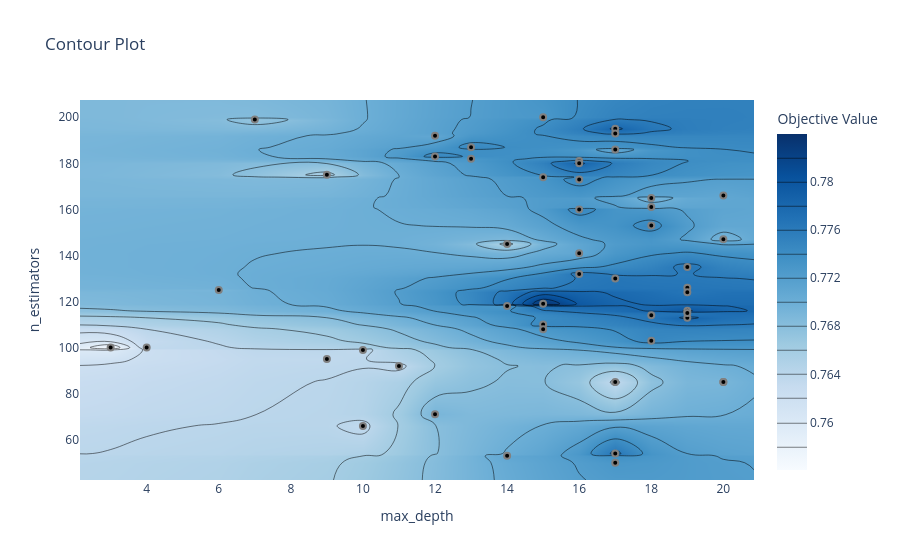

The notebook cell this image was saved under:
### Code cell
# 4. Contour Plot
plot_contour(study).show()

### Figure 1 — Plotly figure (JSON) as saved in the notebook; plotly's stock layout.template omitted (floating-point values rounded to 4 significant figures; data arrays with more than 128 entries replaced by an {"elided": "..."} marker saying what was removed)
{"data": [{"colorbar": {"title": {"text": "Objective Value"}}, "colorscale": [[0, "rgb(247,251,255)"], [0.125, "rgb(222,235,247)"], [0.25, "rgb(198,219,239)"], [0.375, "rgb(158,202,225)"], [0.5, "rgb(107,174,214)"], [0.625, "rgb(66,146,198)"], [0.75, "rgb(33,113,181)"], [0.875, "rgb(8,81,156)"], [1, "rgb(8,48,107)"]], "connectgaps": true, "contours": {"coloring": "heatmap"}, "hoverinfo": "none", "line": {"smoothing": 1.3}, "reversescale": false, "type": "contour", "x": [2.15, 3, 4, 6, 7, 9, 10, 11, 12, 13, 14, 15, 16, 17, 18, 19, 20, 20.85], "y": [42.5, 50, 53, 54, 66, 71, 85, 92, 95, 99, 100, 103, 108, 110, 113, 114, 115, 116, 118, 119, 124, 125, 126, 130, 132, 135, 141, 145, 147, 153, 160, 161, 165, 166, 173, 174, 175, 180, 181, 182, 183, 186, 187, 192, 193, 195, 199, 200, 207.5], "z": {"elided": "49x18 float values"}}, {"marker": {"color": "black", "line": {"color": "Gray", "width": 2}}, "mode": "markers", "name": "Feasible Trial", "showlegend": false, "type": "scatter", "x": [3, 12, 12, 10, 10, 9, 9, 12, 16, 4, 20, 15, 17, 20, 16, 14, 17, 6, 18, 13, 7, 18, 15, 18, 16, 13, 19, 19, 17, 16, 17, 17, 15, 17, 14, 19, 19, 19, 20, 19, 18, 16, 18, 20, 17, 15, 11, 14, 15, 16], "y": [100, 183, 192, 99, 66, 175, 95, 71, 141, 100, 147, 200, 195, 166, 173, 145, 186, 125, 161, 182, 199, 165, 174, 153, 181, 187, 126, 124, 130, 160, 54, 50, 110, 85, 53, 113, 116, 115, 85, 135, 114, 132, 103, 85, 193, 119, 92, 118, 108, 180]}, {"marker": {"color": "#cccccc", "line": {"color": "Gray", "width": 2}}, "mode": "markers", "name": "Infeasible Trial", "showlegend": false, "type": "scatter", "x": [], "y": []}], "layout": {"title": {"text": "Contour Plot"}, "xaxis": {"range": [2.15, 20.85], "title": {"text": "max_depth"}}, "yaxis": {"range": [42.5, 207.5], "title": {"text": "n_estimators"}}}}
